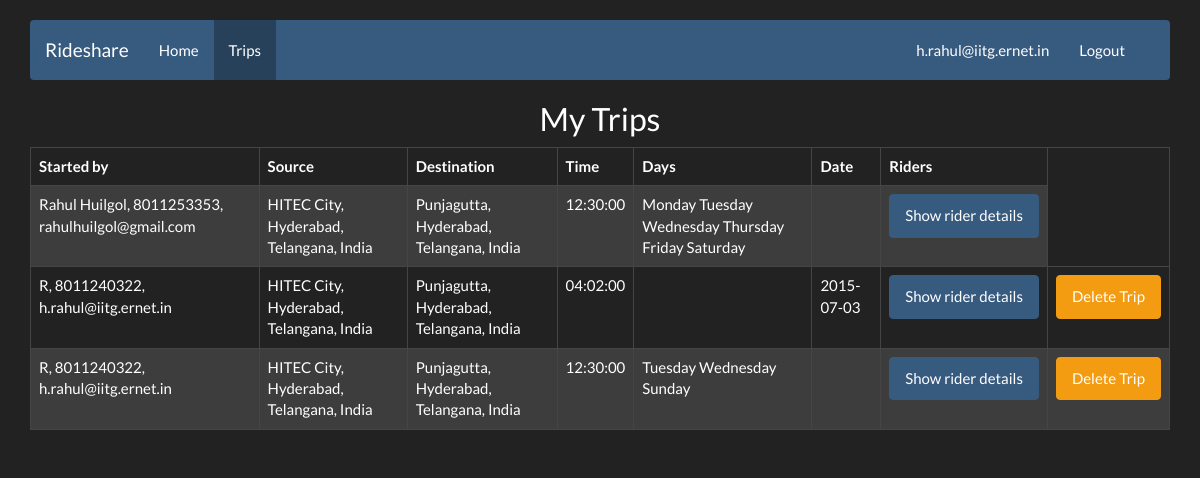
Screenshot of /views/trips.php (signed in) with the database file from the repository.
### tables this page shows
CREATE TABLE IF NOT EXISTS `riders` (
  `tripid` int(11) NOT NULL,
  `userid` int(11) NOT NULL,
  `vehicle` varchar(100) NOT NULL,
  `vehicletyp` varchar(20) NOT NULL,
  `days` int(128) NOT NULL
);

CREATE TABLE IF NOT EXISTS `users` (
`userid` int(11) NOT NULL,
  `name` varchar(50) NOT NULL,
  `password` varchar(50) NOT NULL,
  `email` varchar(30) NOT NULL,
  `phone` varchar(15) NOT NULL
);

CREATE TABLE IF NOT EXISTS `trips` (
`tripid` int(11) NOT NULL,
  `source` varchar(200) NOT NULL,
  `slat` float(10,6) NOT NULL,
  `slong` float(10,6) NOT NULL,
  `destination` varchar(200) NOT NULL,
  `dlat` float(10,6) NOT NULL,
  `dlong` float(10,6) NOT NULL,
  `time` time NOT NULL,
  `days` int(128) NOT NULL,
  `userid` int(11) NOT NULL,
  `date` date DEFAULT NULL
);

### models/db.php (called while the page is built, shortened)
<?php
class db{
	private $host,$username,$pass,$mydb;
	public function db(){
			$this->host = HOSTNAME;
			$this->username = DBUSER;
			$this->pass = DBPASS;
	}
	public function connect()
	{
		$con = mysql_connect($this->host, $this->username, $this->pass );
		if(!$con){
					echo "Not connected to database";
			return -1;
		}
		else
		{
			return $con;
		}
	}
}
 ?>

### models/trips.php (called while the page is built, shortened)
<?php
include 'db.php';
class trips
{
	public function getMyTrips($id)
	{
		$query = "select * from rideshare.riders as ri, rideshare.trips as tr where tr.tripid=ri.tripid and ri.userid=".$id.";";
		$result = mysql_query($query);
		if ($result)
		{
			return $result;
		}
		else
		{
			return 0;
		}
	}
	public function startedBy($tripid, $userid)
	{
		$query = "select 1 from rideshare.trips where tripid='".$tripid."' and userid='".$userid."';";
		$rval = mysql_query($query);
		$row = mysql_fetch_assoc($rval);
		if ($row)
			{return 1;}
		else
			{return 0;}
	}
}
?>

### models/user.php (called while the page is built, shortened)
<?php
require_once 'db.php';
class user {
		public function getUserDetails($tripid) {
			$query = "SELECT * FROM rideshare.users as us, rideshare.trips as tr where tr.userid=us.userid and tr.tripid='".$tripid."';";
			$result = mysql_query($query);
			$row = mysql_fetch_array($result);
			return $row;
		}
}
?>

### controllers/listtrips.php (the view, shortened to what this page needs)
<?php
include '../models/trips.php';
include '../models/user.php';
$tripsob = New trips();
$usob = New user();
$result = $tripsob->getMyTrips($_SESSION['id']);
while($row = mysql_fetch_array($result))
    {
        $usdet = $usob->getUserDetails($row['tripid']);
    	echo '<tr >
                <td>'.$usdet['name'].', '.$usdet['phone'].', '.$usdet['email'].'</td>
        		<td>'.$row['source'].'</td>
        		<td>'.$row['destination'].'</td>
        		<td>'.$row['time'].'</td>
        		<td>
        		';
        	if ($row['days']&2)
        		echo 'Monday ';
        	if ($row['days']&4)
        		echo 'Tuesday ';
        	if ($row['days']&8)
        		echo 'Wednesday ';
        	if ($row['days']&16)
        		echo 'Thursday ';
        	if ($row['days']&32)
        		echo 'Friday ';
        	if ($row['days']&64)
        		echo 'Saturday ';
        	if ($row['days']&128)
        		echo 'Sunday';
        		echo '</td>';
        	echo '
            <td>'.$row['date'].'</td>
            <td><a href="../views/riders.php?tripid='.$row['tripid'].'" class="btn btn-primary">Show rider details</a></td>';
           if($tripsob->startedBy($row['tripid'],$_SESSION['id']))
           {
                echo '<td><a href="../controllers/removetrip.php?tripid='.$row['tripid'].'" class="btn btn-warning">Delete Trip</a></td>';
            }
        echo '</tr>';
    }
?>

### views/header.php (shortened to what this page needs)
<!DOCTYPE html>
<html lang="en">
<head>
    <link href="css/bootstrap.css" rel="stylesheet">
    <link href="css/navbar.css" rel="stylesheet">
    <link rel="stylesheet" href="css/bootstrap.min.css" type="text/css"/>
</head>
  <body>
    <div class="container">

### views/trips.php (shortened to what this page needs)
<?php
include 'header.php';
?>
<nav class="navbar navbar-default">
  <div class="container-fluid">
    <div class="navbar-header">
      <a class="navbar-brand" href="index.php">Rideshare</a>
    </div>
    <div id="navbar" class="navbar-collapse collapse">
      <ul class="nav navbar-nav">
        <li><a href="index.php">Home</a></li>
        <?php
        if(isset($_SESSION['status']))
        {
          ?>
          <li class="active" ><a href="trips.php">Trips</a></li>
          </ul>
          <ul class="nav navbar-nav pull-right">
          <?php echo '<li><a>'.$_SESSION['email'].'</a></li>';?>
          <li><a href="../controllers/logout.php">Logout</a></li>
          </ul>
          <?php
        }
        else
        {
          echo '</ul><ul class="nav navbar-nav pull-right"><li><a href="login.php">Login</a></li>';
          echo '<li><a href="signup.php">Sign up</a></li></ul>';
        }
      ?>
    </div>
  </div>
</nav>
<h2 style="text-align:center">My Trips</h2>
<div class="row">
<div class="col-md-12">
<div class="box-body table-responsive">
    <table id="example1" class="table table-bordered table-striped">
        <thead>
            <tr>
                <th>Started by</th>
                <th>Source</th>
                <th>Destination</th>
                <th>Time</th>
                <th>Days</th>
                <th>Date</th>
                <th>Riders</th>
            </tr>
        </thead>
        <tbody>
        <?php
			include '../controllers/listtrips.php';
        ?>
    </tbody>
    </table>
    </div>
</div>
</div>
<?php
include 'footer.php';
?>

### views/footer.php (shortened to what this page needs)
  </div>
</body></html>

### views/css/navbar.css (style rules this page uses)
body { padding-top: 20px; padding-bottom: 20px; }
.navbar { margin-bottom: 20px; }

### rows the page displays
riders: users.name "Rahul Huilgol", users.phone "8011253353", users.email "rahulhuilgol@gmail.com", tripid.source "HITEC City, Hyderabad, Telangana, India", tripid.destination "Punjagutta, Hyderabad, Telangana, India", tripid.time "12:30:00", shows "Monday", shows "Tuesday", shows "Wednesday", shows "Thursday", shows "Friday", shows "Saturday"
riders: userid.name "R", userid.phone "8011240322", userid.email "h.rahul@iitg.ernet.in", tripid.source "HITEC City, Hyderabad, Telangana, India", tripid.destination "Punjagutta, Hyderabad, Telangana, India", tripid.time "04:02:00", tripid.date "2015-07-03"
riders: userid.name "R", userid.phone "8011240322", userid.email "h.rahul@iitg.ernet.in", tripid.source "HITEC City, Hyderabad, Telangana, India", tripid.destination "Punjagutta, Hyderabad, Telangana, India", tripid.time "12:30:00", shows "Tuesday", shows "Wednesday", shows "Sunday"

### other values shown
$_SESSION['email'] "h.rahul@iitg.ernet.in"
